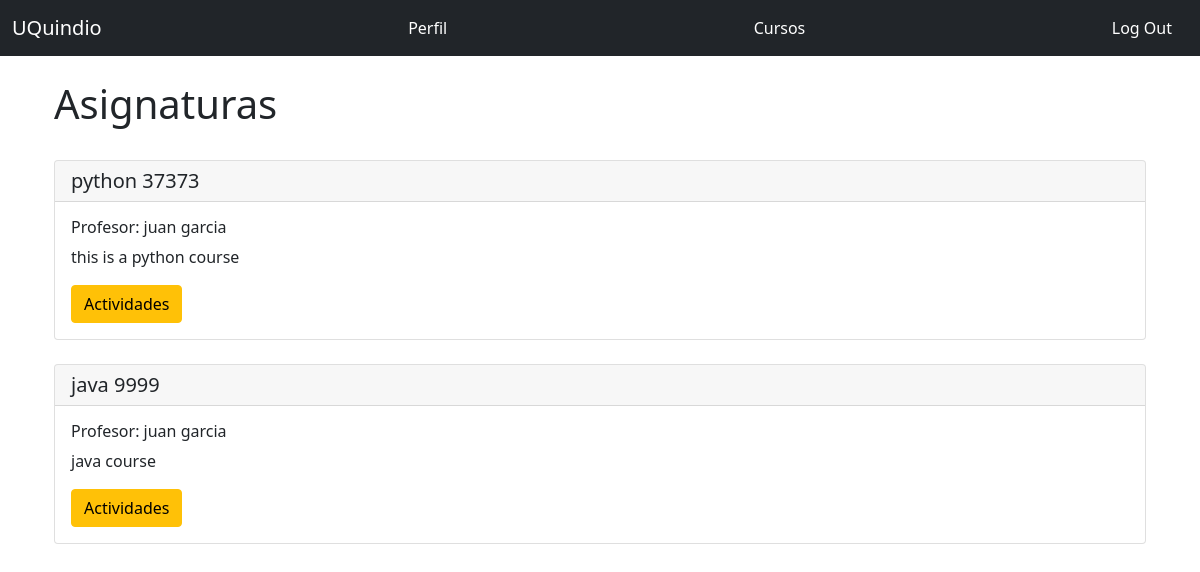
The app's page /courses/pablin (signed in) with its own data.
### app.py (models this page shows, shortened)
class Enrollment (db.Model):
    __tablename__ = "enrollment"
    id = db.Column(db.Integer, primary_key = True)
    student_id = db.Column(db.Integer,db.ForeignKey('students.id'))
    course_id = db.Column(db.Integer,db.ForeignKey('courses.id'))
    score = db.Column(db.DECIMAL(5,2))
    homework = db.relationship('Homework', backref='homework', lazy='subquery')
    student_list = db.relationship('User', backref='course_list',lazy='subquery')

class Course(db.Model):
    __tablename__ = 'courses'
    id = db.Column(db.Integer, primary_key=True)
    name = db.Column(db.String(64), unique=True, index=True)
    code = db.Column(db.String(64), unique=True, index=True)
    about = db.Column(db.String(128))
    teacher_id = db.Column(db.Integer,db.ForeignKey(Teacher.id))

class Teacher(UserMixin, db.Model):
    __tablename__ = 'teachers'
    id = db.Column(db.Integer, primary_key = True)
    email = db.Column(db.String(64), unique=True, index=True)
    username = db.Column(db.String(64), unique=True, index=True)
    name = db.Column(db.String(64))
    last_name = db.Column(db.String(64))
    cc = db.Column(db.Integer, unique=True, index=True)
    age = db.Column(db.Integer)
    genre = db.Column(db.CHAR)
    password_hash = db.Column(db.String(128))
    role_id = db.Column(db.Integer, db.ForeignKey('roles.id'))
    course_list = db.relationship("Course",uselist=True, backref="teacher",lazy="subquery")
    @property
    def password(self):
        raise AttributeError('password no es un atributo legible')

### app.py (the view)
@app.route('/courses/<username>')
@login_required
@require_role(role="Student")
def courses(username):
    result = db.session.execute('Select courses.name As course, courses.code As course_code, courses.about As course_about, teachers.name As teacher_name, teachers.last_name As teacher_last_name, students.username, enrollment.id As enrollment From students Inner Join enrollment On students.id = enrollment.student_id Inner Join courses On courses.id = enrollment.course_id Inner Join teachers On teachers.id = courses.teacher_id Where students.username = :val', {'val': current_user.username})
    return render_template('courses.html', result=result)

### app.py (called while the page is built)
def require_role(role):
    def decorator(func):
        @wraps(func)
        def wrapped_function(*args, **kwargs):
            if not session['account_type'] == role:
                return redirect("/404")
            else:
                return func(*args, **kwargs)
        return wrapped_function
    return decorator

@login_manager.user_loader
def load_user(user_id):
    if session['account_type'] == 'Student':
        return User.query.get(int(user_id))
    elif session['account_type'] == 'Teacher':
        return Teacher.query.get(int(user_id))
    else:
      return None

### templates/courses.html
{% extends "base.html" %}
{% from "_macros.html" import render_modal_asign with context %}
{% from "_macros.html" import render_field with context %}
{% block page_content %}
<div class="page-header">
    <h1>Asignaturas</h1>
    <br/>
    {% for student in result %}
    <div class="card">
        <h5 class="card-header">{{ student.course }} {{ student.course_code }}</h5>
            <div class="card-body">
                <h6 class="card-title">Profesor: {{ student.teacher_name }}  {{ student.teacher_last_name }}</h6>
                <p class= "card-text">
                    {{ student.course_about }}
                  </p>
                <a href="{{ url_for('activities', enrollment_id=student.enrollment) }}">
                    <span class="btn btn-warning">Actividades</span>
                </a>
            </div>
    </div>
    <br/>
    {% endfor %}
{% endblock %}

### records on screen
Enrollment: course "python", course_code "37373", teacher_name "juan", teacher_last_name "garcia", course_about "this is a python course"
Enrollment: course "java", course_code "9999", teacher_name "juan", teacher_last_name "garcia", course_about "java course"
